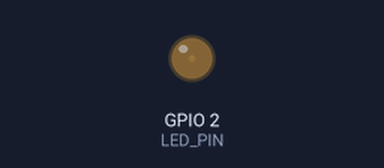
This program was run on a simulated ESP32. On the bench: output pins drawn as LEDs (lit = HIGH).

Above: at 0.05 s.
At 0.95 s:
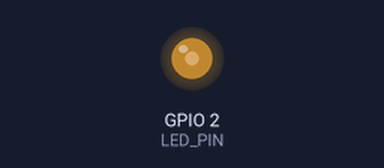
At 1.85 s:
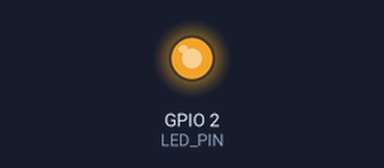
At 3.65 s:
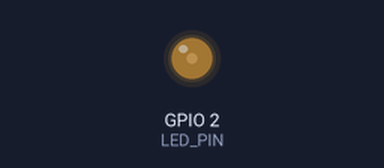
Timing chart, 0 to 5.3 s (numbered marks = the images above):
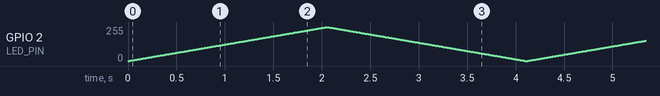

The program:

main.cpp
```cpp
#include <Arduino.h>


#define  PWM_1  0
#define  PWM_2  1


#define  LED_PIN    2
#define  freq       5000    // 频率, 单位Hz
#define  resolution 10      // 位宽,占空比的设置与这有直接关系
#define  channel    0       // 通道


//!  占空比 =  设定值duty/2^resolution

#if PWM_1 /***************************************************************************************************/
void PWM_init() {

    // 配置 LED 引脚为输出模式
    pinMode(LED_PIN, OUTPUT);

    // 配置PWM通道0，频率为5 kHz，分辨率为8位
    ledcSetup(channel, freq, resolution); // Configure PWM channel 0 with a frequency of 5 kHz and 8-bit resolution

    // 将PWM通道0连接到引脚2
    ledcAttachPin(LED_PIN, channel); // Attach PWM channel 0 to pin 2
}
void setup() {
    // put your setup code here, to run once:
    PWM_init();

    // 设置PWM通道0占空比为50%
    ledcWrite(channel, 512); // Set the duty cycle of PWM channel 0 to 50%
}

void loop() {
  // put your main code here, to run repeatedly:
    static uint16_t i = 0, j = 0;
    i++;
    if (i>=500) {
        i = 0;

        ledcWrite(channel, j); // Set the duty cycle of PWM channel 0 to 50%
        j+=50;
        if (j>=250)
            j = 0;
    }
}

#elif PWM_2 /***************************************************************************************************/


void PWM_init()
{
    // 配置 LED 引脚为输出模式
    pinMode(LED_PIN, OUTPUT);

    ledcSetup(channel, freq, resolution);

    ledcAttachPin(LED_PIN, channel);
    ledcWrite(channel, ((1<<resolution)/2));
}

// 停止 PWM 输出
void PWM_Stop()
{
    ledcDetachPin(LED_PIN);
}


void setup() {
    // put your setup code here, to run once:
    PWM_init();
}

void loop() {
    // put your main code here, to run repeatedly:

    // 呼吸灯效果
    for (int duty = 0; duty <= 1023; duty++) {
        ledcWrite(channel, duty);
        delay(2);
    }
    for (int duty = 1023; duty >= 0; duty--) {
        ledcWrite(channel, duty);
        delay(2);
    }
}


#elif PWM_3 /***************************************************************************************************/

void setup() {
  // put your setup code here, to run once:
}

void loop() {
  // put your main code here, to run repeatedly:
}


#else

void setup() {
  // put your setup code here, to run once:
}

void loop() {
  // put your main code here, to run repeatedly:
}

#endif/***************************************************************************************************/
```
